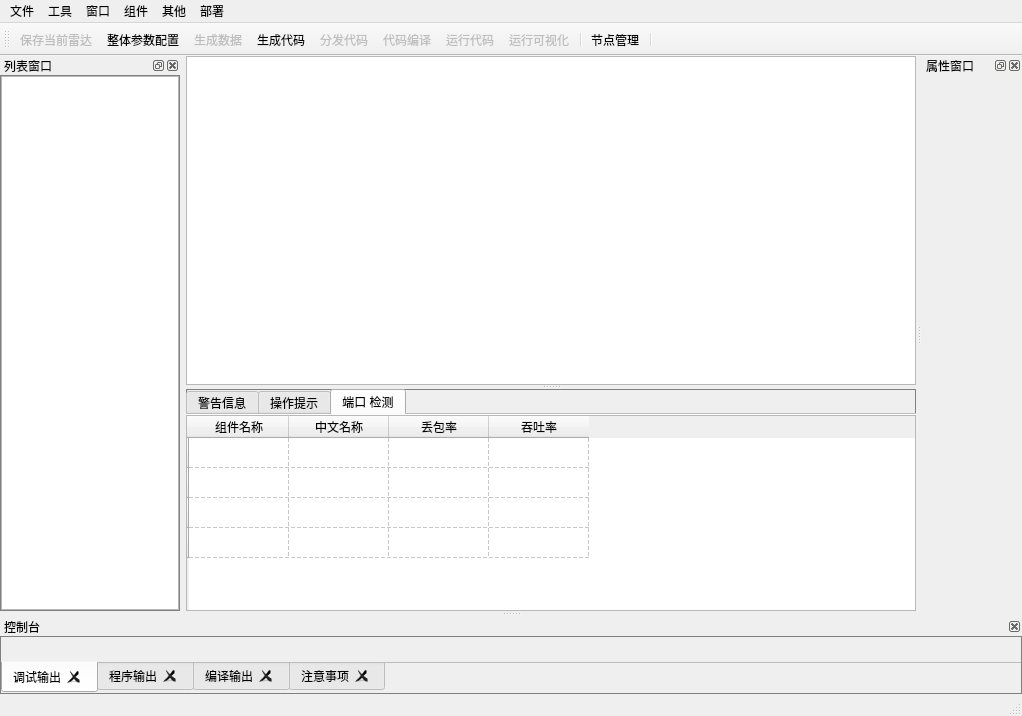
<?xml version="1.0" encoding="UTF-8"?>
<ui version="4.0">
 <class>MainWindow_Radar</class>
 <widget class="QMainWindow" name="MainWindow_Radar">
  <property name="enabled">
   <bool>true</bool>
  </property>
  <property name="geometry">
   <rect>
    <x>0</x>
    <y>0</y>
    <width>1022</width>
    <height>716</height>
   </rect>
  </property>
  <property name="windowTitle">
   <string>编辑雷达</string>
  </property>
  <property name="styleSheet">
   <string notr="true"/>
  </property>
  <property name="dockOptions">
   <set>QMainWindow::AllowNestedDocks|QMainWindow::AllowTabbedDocks|QMainWindow::AnimatedDocks</set>
  </property>
  <widget class="QWidget" name="centralwidget">
   <layout class="QGridLayout" name="gridLayout">
    <property name="leftMargin">
     <number>0</number>
    </property>
    <property name="topMargin">
     <number>0</number>
    </property>
    <property name="rightMargin">
     <number>0</number>
    </property>
    <property name="bottomMargin">
     <number>0</number>
    </property>
    <property name="spacing">
     <number>0</number>
    </property>
    <item row="0" column="0">
     <widget class="QSplitter" name="splitter">
      <property name="minimumSize">
       <size>
        <width>0</width>
        <height>100</height>
       </size>
      </property>
      <property name="frameShape">
       <enum>QFrame::NoFrame</enum>
      </property>
      <property name="frameShadow">
       <enum>QFrame::Plain</enum>
      </property>
      <property name="lineWidth">
       <number>1</number>
      </property>
      <property name="orientation">
       <enum>Qt::Vertical</enum>
      </property>
      <property name="childrenCollapsible">
       <bool>false</bool>
      </property>
      <widget class="QGraphicsView" name="graphicsView">
       <property name="sizePolicy">
        <sizepolicy hsizetype="Expanding" vsizetype="Expanding">
         <horstretch>0</horstretch>
         <verstretch>9</verstretch>
        </sizepolicy>
       </property>
       <property name="styleSheet">
        <string notr="true">margin:0;
padding:0;</string>
       </property>
       <property name="frameShadow">
        <enum>QFrame::Plain</enum>
       </property>
       <property name="sizeAdjustPolicy">
        <enum>QAbstractScrollArea::AdjustToContents</enum>
       </property>
       <property name="backgroundBrush">
        <brush brushstyle="NoBrush">
         <color alpha="255">
          <red>0</red>
          <green>0</green>
          <blue>0</blue>
         </color>
        </brush>
       </property>
      </widget>
      <widget class="QWidget" name="widget" native="true">
       <property name="sizePolicy">
        <sizepolicy hsizetype="Preferred" vsizetype="Preferred">
         <horstretch>0</horstretch>
         <verstretch>0</verstretch>
        </sizepolicy>
       </property>
       <property name="minimumSize">
        <size>
         <width>0</width>
         <height>80</height>
        </size>
       </property>
       <property name="baseSize">
        <size>
         <width>500</width>
         <height>400</height>
        </size>
       </property>
       <property name="autoFillBackground">
        <bool>false</bool>
       </property>
       <property name="styleSheet">
        <string notr="true">#widget{
border:0.6px solid gray;
}</string>
       </property>
       <layout class="QGridLayout" name="gridLayout_3">
        <property name="leftMargin">
         <number>0</number>
        </property>
        <property name="topMargin">
         <number>0</number>
        </property>
        <property name="rightMargin">
         <number>0</number>
        </property>
        <property name="bottomMargin">
         <number>0</number>
        </property>
        <property name="spacing">
         <number>0</number>
        </property>
        <item row="0" column="0">
         <widget class="QTabWidget" name="tabWidget">
          <property name="sizePolicy">
           <sizepolicy hsizetype="Expanding" vsizetype="Expanding">
            <horstretch>0</horstretch>
            <verstretch>0</verstretch>
           </sizepolicy>
          </property>
          <property name="contextMenuPolicy">
           <enum>Qt::NoContextMenu</enum>
          </property>
          <property name="autoFillBackground">
           <bool>false</bool>
          </property>
          <property name="styleSheet">
           <string notr="true">#tabWidget{
border:1px solid gray;
}
</string>
          </property>
          <property name="tabPosition">
           <enum>QTabWidget::North</enum>
          </property>
          <property name="currentIndex">
           <number>2</number>
          </property>
          <property name="elideMode">
           <enum>Qt::ElideNone</enum>
          </property>
          <property name="documentMode">
           <bool>true</bool>
          </property>
          <property name="tabsClosable">
           <bool>false</bool>
          </property>
          <property name="movable">
           <bool>true</bool>
          </property>
          <property name="tabBarAutoHide">
           <bool>true</bool>
          </property>
          <widget class="QWidget" name="tab">
           <attribute name="title">
            <string>警告信息</string>
           </attribute>
           <layout class="QGridLayout" name="gridLayout_6">
            <property name="leftMargin">
             <number>0</number>
            </property>
            <property name="topMargin">
             <number>0</number>
            </property>
            <property name="rightMargin">
             <number>0</number>
            </property>
            <property name="bottomMargin">
             <number>0</number>
            </property>
            <property name="spacing">
             <number>0</number>
            </property>
            <item row="0" column="0">
             <widget class="QTextEdit" name="textEdit_2">
              <property name="frameShape">
               <enum>QFrame::StyledPanel</enum>
              </property>
              <property name="frameShadow">
               <enum>QFrame::Plain</enum>
              </property>
             </widget>
            </item>
           </layout>
          </widget>
          <widget class="QWidget" name="tab_2">
           <attribute name="title">
            <string>操作提示</string>
           </attribute>
           <layout class="QGridLayout" name="gridLayout_5">
            <property name="leftMargin">
             <number>0</number>
            </property>
            <property name="topMargin">
             <number>0</number>
            </property>
            <property name="rightMargin">
             <number>0</number>
            </property>
            <property name="bottomMargin">
             <number>0</number>
            </property>
            <property name="spacing">
             <number>0</number>
            </property>
            <item row="0" column="0">
             <widget class="QTextEdit" name="textEdit">
              <property name="frameShape">
               <enum>QFrame::StyledPanel</enum>
              </property>
              <property name="frameShadow">
               <enum>QFrame::Plain</enum>
              </property>
             </widget>
            </item>
           </layout>
          </widget>
          <widget class="QWidget" name="tab_7">
           <attribute name="title">
            <string>端口 检测</string>
           </attribute>
           <layout class="QGridLayout" name="gridLayout_7">
            <property name="leftMargin">
             <number>0</number>
            </property>
            <property name="topMargin">
             <number>0</number>
            </property>
            <property name="rightMargin">
             <number>0</number>
            </property>
            <property name="bottomMargin">
             <number>0</number>
            </property>
            <property name="spacing">
             <number>0</number>
            </property>
            <item row="0" column="0">
             <widget class="QTableWidget" name="tableWidget">
              <property name="frameShape">
               <enum>QFrame::StyledPanel</enum>
              </property>
              <property name="frameShadow">
               <enum>QFrame::Plain</enum>
              </property>
              <property name="lineWidth">
               <number>1</number>
              </property>
              <property name="gridStyle">
               <enum>Qt::DashLine</enum>
              </property>
              <row>
               <property name="text">
                <string/>
               </property>
              </row>
              <row>
               <property name="text">
                <string/>
               </property>
              </row>
              <row>
               <property name="text">
                <string/>
               </property>
              </row>
              <row>
               <property name="text">
                <string/>
               </property>
              </row>
              <column>
               <property name="text">
                <string>组件名称</string>
               </property>
              </column>
              <column>
               <property name="text">
                <string>中文名称</string>
               </property>
              </column>
              <column>
               <property name="text">
                <string>丢包率</string>
               </property>
              </column>
              <column>
               <property name="text">
                <string>吞吐率</string>
               </property>
              </column>
              <item row="0" column="0">
               <property name="textAlignment">
                <set>AlignCenter</set>
               </property>
              </item>
             </widget>
            </item>
           </layout>
          </widget>
         </widget>
        </item>
       </layout>
      </widget>
     </widget>
    </item>
   </layout>
  </widget>
  <widget class="QMenuBar" name="menubar">
   <property name="geometry">
    <rect>
     <x>0</x>
     <y>0</y>
     <width>1022</width>
     <height>26</height>
    </rect>
   </property>
   <widget class="QMenu" name="menu_tools">
    <property name="title">
     <string>工具</string>
    </property>
    <addaction name="action_config"/>
    <addaction name="actiongene"/>
    <addaction name="actionGeneCode"/>
    <addaction name="action_sendCode"/>
    <addaction name="action_run"/>
    <addaction name="action_compile"/>
    <addaction name="actionRunRadar"/>
   </widget>
   <widget class="QMenu" name="menu_windows">
    <property name="title">
     <string>窗口</string>
    </property>
    <addaction name="actionproperty"/>
    <addaction name="actionCom_list"/>
   </widget>
   <widget class="QMenu" name="menu_files">
    <property name="title">
     <string>文件</string>
    </property>
    <addaction name="actionOpenXml"/>
    <addaction name="actionsave"/>
   </widget>
   <widget class="QMenu" name="menu_other">
    <property name="title">
     <string>其他</string>
    </property>
   </widget>
   <widget class="QMenu" name="menu_component">
    <property name="title">
     <string>组件</string>
    </property>
   </widget>
   <widget class="QMenu" name="menu">
    <property name="title">
     <string>部署</string>
    </property>
    <addaction name="separator"/>
    <addaction name="actionClusterState"/>
    <addaction name="actionadd_Node"/>
    <addaction name="actiondel_Node"/>
   </widget>
   <addaction name="menu_files"/>
   <addaction name="menu_tools"/>
   <addaction name="menu_windows"/>
   <addaction name="menu_component"/>
   <addaction name="menu_other"/>
   <addaction name="menu"/>
  </widget>
  <widget class="QStatusBar" name="statusbar"/>
  <widget class="QDockWidget" name="dockCompList">
   <property name="enabled">
    <bool>true</bool>
   </property>
   <property name="sizePolicy">
    <sizepolicy hsizetype="Preferred" vsizetype="Preferred">
     <horstretch>0</horstretch>
     <verstretch>0</verstretch>
    </sizepolicy>
   </property>
   <property name="minimumSize">
    <size>
     <width>180</width>
     <height>156</height>
    </size>
   </property>
   <property name="maximumSize">
    <size>
     <width>180</width>
     <height>524287</height>
    </size>
   </property>
   <property name="windowIcon">
    <iconset resource="../Res/res.qrc">
     <normaloff>:/img/XmlDockIcon.png</normaloff>:/img/XmlDockIcon.png</iconset>
   </property>
   <property name="autoFillBackground">
    <bool>false</bool>
   </property>
   <property name="styleSheet">
    <string notr="true"/>
   </property>
   <property name="floating">
    <bool>false</bool>
   </property>
   <property name="features">
    <set>QDockWidget::AllDockWidgetFeatures</set>
   </property>
   <property name="windowTitle">
    <string>列表窗口</string>
   </property>
   <attribute name="dockWidgetArea">
    <number>1</number>
   </attribute>
   <widget class="QWidget" name="dockWidgetContents">
    <property name="styleSheet">
     <string notr="true">#dockWidgetContents{
border:1px solid gray;
}</string>
    </property>
    <layout class="QGridLayout" name="gridLayout_2">
     <property name="leftMargin">
      <number>1</number>
     </property>
     <property name="topMargin">
      <number>1</number>
     </property>
     <property name="rightMargin">
      <number>1</number>
     </property>
     <property name="bottomMargin">
      <number>1</number>
     </property>
     <item row="0" column="0">
      <widget class="RadarCompDraglistWidget" name="listWidget">
       <property name="enabled">
        <bool>true</bool>
       </property>
       <property name="sizePolicy">
        <sizepolicy hsizetype="Expanding" vsizetype="Expanding">
         <horstretch>0</horstretch>
         <verstretch>0</verstretch>
        </sizepolicy>
       </property>
       <property name="baseSize">
        <size>
         <width>0</width>
         <height>0</height>
        </size>
       </property>
       <property name="cursor" stdset="0">
        <cursorShape>OpenHandCursor</cursorShape>
       </property>
       <property name="styleSheet">
        <string notr="true"/>
       </property>
       <property name="frameShape">
        <enum>QFrame::StyledPanel</enum>
       </property>
       <property name="frameShadow">
        <enum>QFrame::Plain</enum>
       </property>
       <property name="lineWidth">
        <number>1</number>
       </property>
       <property name="sizeAdjustPolicy">
        <enum>QAbstractScrollArea::AdjustToContents</enum>
       </property>
       <property name="sortingEnabled">
        <bool>false</bool>
       </property>
      </widget>
     </item>
    </layout>
   </widget>
  </widget>
  <widget class="mainwindow_radar_property" name="dockWidget">
   <property name="sizePolicy">
    <sizepolicy hsizetype="Expanding" vsizetype="Expanding">
     <horstretch>0</horstretch>
     <verstretch>0</verstretch>
    </sizepolicy>
   </property>
   <property name="minimumSize">
    <size>
     <width>100</width>
     <height>111</height>
    </size>
   </property>
   <property name="maximumSize">
    <size>
     <width>524287</width>
     <height>524287</height>
    </size>
   </property>
   <property name="windowIcon">
    <iconset resource="../Res/res.qrc">
     <normaloff>:/img/propertyDockIcon.png</normaloff>:/img/propertyDockIcon.png</iconset>
   </property>
   <property name="features">
    <set>QDockWidget::AllDockWidgetFeatures</set>
   </property>
   <property name="windowTitle">
    <string>属性窗口</string>
   </property>
   <attribute name="dockWidgetArea">
    <number>2</number>
   </attribute>
   <widget class="QWidget" name="dockWidgetContents_2">
    <property name="sizePolicy">
     <sizepolicy hsizetype="Expanding" vsizetype="Expanding">
      <horstretch>0</horstretch>
      <verstretch>0</verstretch>
     </sizepolicy>
    </property>
   </widget>
  </widget>
  <widget class="QDockWidget" name="dockWidget_3">
   <property name="minimumSize">
    <size>
     <width>282</width>
     <height>77</height>
    </size>
   </property>
   <property name="maximumSize">
    <size>
     <width>524287</width>
     <height>200</height>
    </size>
   </property>
   <property name="baseSize">
    <size>
     <width>129</width>
     <height>160</height>
    </size>
   </property>
   <property name="styleSheet">
    <string notr="true"/>
   </property>
   <property name="features">
    <set>QDockWidget::DockWidgetClosable</set>
   </property>
   <property name="allowedAreas">
    <set>Qt::BottomDockWidgetArea</set>
   </property>
   <property name="windowTitle">
    <string>控制台</string>
   </property>
   <attribute name="dockWidgetArea">
    <number>8</number>
   </attribute>
   <widget class="QWidget" name="dockWidgetContents_4">
    <property name="styleSheet">
     <string notr="true">#dockWidgetContents_4{
border:1px solid gray;
}</string>
    </property>
    <layout class="QGridLayout" name="gridLayout_4" rowstretch="0" columnstretch="0">
     <property name="leftMargin">
      <number>1</number>
     </property>
     <property name="topMargin">
      <number>1</number>
     </property>
     <property name="rightMargin">
      <number>1</number>
     </property>
     <property name="bottomMargin">
      <number>1</number>
     </property>
     <property name="spacing">
      <number>1</number>
     </property>
     <item row="0" column="0">
      <widget class="QTabWidget" name="tabWidget_2">
       <property name="sizePolicy">
        <sizepolicy hsizetype="Minimum" vsizetype="Minimum">
         <horstretch>0</horstretch>
         <verstretch>0</verstretch>
        </sizepolicy>
       </property>
       <property name="maximumSize">
        <size>
         <width>16777215</width>
         <height>16777215</height>
        </size>
       </property>
       <property name="contextMenuPolicy">
        <enum>Qt::NoContextMenu</enum>
       </property>
       <property name="autoFillBackground">
        <bool>false</bool>
       </property>
       <property name="styleSheet">
        <string notr="true">#tabWidget_2{
border:1px solid gray;
}</string>
       </property>
       <property name="tabPosition">
        <enum>QTabWidget::South</enum>
       </property>
       <property name="tabShape">
        <enum>QTabWidget::Rounded</enum>
       </property>
       <property name="currentIndex">
        <number>0</number>
       </property>
       <property name="elideMode">
        <enum>Qt::ElideNone</enum>
       </property>
       <property name="documentMode">
        <bool>true</bool>
       </property>
       <property name="tabsClosable">
        <bool>true</bool>
       </property>
       <property name="movable">
        <bool>false</bool>
       </property>
       <property name="tabBarAutoHide">
        <bool>false</bool>
       </property>
       <widget class="QWidget" name="tab_3">
        <attribute name="title">
         <string>调试输出</string>
        </attribute>
       </widget>
       <widget class="QWidget" name="tab_4">
        <attribute name="title">
         <string>程序输出</string>
        </attribute>
       </widget>
       <widget class="QWidget" name="tab_5">
        <attribute name="title">
         <string>编译输出</string>
        </attribute>
       </widget>
       <widget class="QWidget" name="tab_6">
        <attribute name="title">
         <string>注意事项</string>
        </attribute>
       </widget>
      </widget>
     </item>
    </layout>
   </widget>
  </widget>
  <widget class="QToolBar" name="toolBar_config">
   <property name="enabled">
    <bool>true</bool>
   </property>
   <property name="cursor">
    <cursorShape>PointingHandCursor</cursorShape>
   </property>
   <property name="windowTitle">
    <string>头部工具栏</string>
   </property>
   <property name="autoFillBackground">
    <bool>true</bool>
   </property>
   <attribute name="toolBarArea">
    <enum>TopToolBarArea</enum>
   </attribute>
   <attribute name="toolBarBreak">
    <bool>false</bool>
   </attribute>
   <addaction name="actionsave"/>
   <addaction name="action_config"/>
   <addaction name="actiongene"/>
   <addaction name="actionGeneCode"/>
   <addaction name="action_sendCode"/>
   <addaction name="action_compile"/>
   <addaction name="action_run"/>
   <addaction name="actionRunRadar"/>
   <addaction name="separator"/>
   <addaction name="actionmanage_Node"/>
   <addaction name="separator"/>
  </widget>
  <action name="actionCom_list">
   <property name="checkable">
    <bool>true</bool>
   </property>
   <property name="checked">
    <bool>false</bool>
   </property>
   <property name="icon">
    <iconset resource="../Res/res.qrc">
     <normaloff>:/img/compXmlDock.png</normaloff>:/img/compXmlDock.png</iconset>
   </property>
   <property name="text">
    <string>组件窗口</string>
   </property>
   <property name="toolTip">
    <string>组件窗口</string>
   </property>
  </action>
  <action name="actionOpenXml">
   <property name="icon">
    <iconset resource="../Res/res.qrc">
     <normaloff>:/img/openxml.png</normaloff>:/img/openxml.png</iconset>
   </property>
   <property name="text">
    <string>导入已有雷达</string>
   </property>
   <property name="toolTip">
    <string>导入另一个雷达进行编辑</string>
   </property>
  </action>
  <action name="actionsave">
   <property name="enabled">
    <bool>false</bool>
   </property>
   <property name="icon">
    <iconset resource="../Res/res.qrc">
     <normaloff>:/img/save.png</normaloff>:/img/save.png</iconset>
   </property>
   <property name="text">
    <string>保存当前雷达</string>
   </property>
  </action>
  <action name="actionRunRadar">
   <property name="enabled">
    <bool>false</bool>
   </property>
   <property name="icon">
    <iconset resource="../Res/res.qrc">
     <normaloff>:/img/runXml.png</normaloff>:/img/runXml.png</iconset>
   </property>
   <property name="text">
    <string>运行可视化</string>
   </property>
   <property name="toolTip">
    <string>运行可视化结果</string>
   </property>
  </action>
  <action name="actionproperty">
   <property name="checkable">
    <bool>true</bool>
   </property>
   <property name="icon">
    <iconset resource="../Res/res.qrc">
     <normaloff>:/img/propertyDock.png</normaloff>:/img/propertyDock.png</iconset>
   </property>
   <property name="text">
    <string>属性窗口</string>
   </property>
  </action>
  <action name="actiongene">
   <property name="enabled">
    <bool>false</bool>
   </property>
   <property name="icon">
    <iconset resource="../Res/res.qrc">
     <normaloff>:/img/data.png</normaloff>:/img/data.png</iconset>
   </property>
   <property name="text">
    <string>生成数据</string>
   </property>
   <property name="toolTip">
    <string>生成数据</string>
   </property>
  </action>
  <action name="actionGeneCode">
   <property name="enabled">
    <bool>true</bool>
   </property>
   <property name="icon">
    <iconset resource="../Res/res.qrc">
     <normaloff>:/img/generateCode.png</normaloff>:/img/generateCode.png</iconset>
   </property>
   <property name="text">
    <string>生成代码</string>
   </property>
   <property name="toolTip">
    <string>生成代码</string>
   </property>
  </action>
  <action name="action_run">
   <property name="enabled">
    <bool>false</bool>
   </property>
   <property name="icon">
    <iconset resource="../Res/res.qrc">
     <normaloff>:/img/path.png</normaloff>:/img/path.png</iconset>
   </property>
   <property name="text">
    <string>运行代码</string>
   </property>
   <property name="toolTip">
    <string>运行代码</string>
   </property>
  </action>
  <action name="action_sendCode">
   <property name="enabled">
    <bool>false</bool>
   </property>
   <property name="icon">
    <iconset resource="../Res/res.qrc">
     <normaloff>:/img/send.png</normaloff>:/img/send.png</iconset>
   </property>
   <property name="text">
    <string>分发代码</string>
   </property>
   <property name="toolTip">
    <string>分发代码</string>
   </property>
  </action>
  <action name="action_rand_add">
   <property name="icon">
    <iconset resource="../Res/res.qrc">
     <normaloff>:/img/random.png</normaloff>:/img/random.png</iconset>
   </property>
   <property name="text">
    <string>新增</string>
   </property>
   <property name="toolTip">
    <string>新增随机新型组件</string>
   </property>
  </action>
  <action name="action_compile">
   <property name="enabled">
    <bool>false</bool>
   </property>
   <property name="icon">
    <iconset resource="../Res/res.qrc">
     <normaloff>:/img/component.png</normaloff>:/img/component.png</iconset>
   </property>
   <property name="text">
    <string>代码编译</string>
   </property>
  </action>
  <action name="actionadd_Node">
   <property name="enabled">
    <bool>false</bool>
   </property>
   <property name="icon">
    <iconset resource="../Res/res.qrc">
     <normaloff>:/img/addnode.png</normaloff>:/img/addnode.png</iconset>
   </property>
   <property name="text">
    <string>硬件设备监控</string>
   </property>
   <property name="toolTip">
    <string>增加一台服务器设备</string>
   </property>
  </action>
  <action name="actiondel_Node">
   <property name="enabled">
    <bool>false</bool>
   </property>
   <property name="icon">
    <iconset resource="../Res/res.qrc">
     <normaloff>:/img/delnode.png</normaloff>:/img/delnode.png</iconset>
   </property>
   <property name="text">
    <string>扩展节点</string>
   </property>
   <property name="toolTip">
    <string>删除一台服务器设备</string>
   </property>
  </action>
  <action name="actionClusterState">
   <property name="enabled">
    <bool>true</bool>
   </property>
   <property name="icon">
    <iconset resource="../Res/res.qrc">
     <normaloff>:/img/checknode.png</normaloff>:/img/checknode.png</iconset>
   </property>
   <property name="text">
    <string>集群状态显示</string>
   </property>
   <property name="toolTip">
    <string>显示集群节点的状态</string>
   </property>
  </action>
  <action name="actionmanage_Node">
   <property name="icon">
    <iconset resource="../Res/res.qrc">
     <normaloff>:/img/managenode.png</normaloff>:/img/managenode.png</iconset>
   </property>
   <property name="text">
    <string>节点管理</string>
   </property>
   <property name="toolTip">
    <string>打开管理面板</string>
   </property>
  </action>
  <action name="action_config">
   <property name="icon">
    <iconset resource="../Res/res.qrc">
     <normaloff>:/img/tools.png</normaloff>:/img/tools.png</iconset>
   </property>
   <property name="text">
    <string>整体参数配置</string>
   </property>
  </action>
  <zorder>dockCompList</zorder>
  <zorder>dockWidget</zorder>
  <zorder>dockWidget_3</zorder>
 </widget>
 <customwidgets>
  <customwidget>
   <class>RadarCompDraglistWidget</class>
   <extends>QListWidget</extends>
   <header>radarcompdraglistwidget.h</header>
  </customwidget>
  <customwidget>
   <class>mainwindow_radar_property</class>
   <extends>QDockWidget</extends>
   <header location="global">mainwindow_radar_property.h</header>
   <container>1</container>
  </customwidget>
 </customwidgets>
 <resources>
  <include location="../Res/res.qrc"/>
 </resources>
 <connections/>
</ui>
